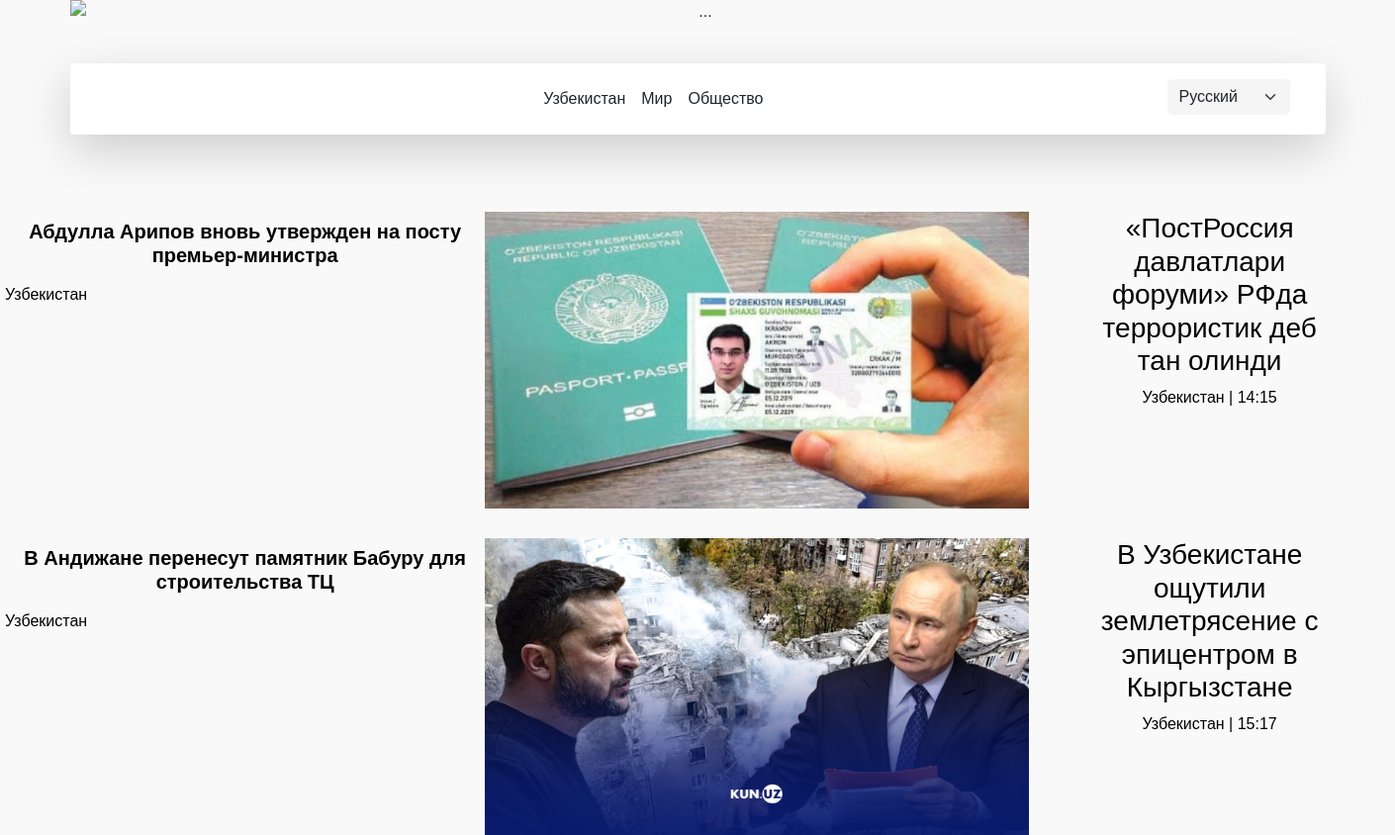
The page / on the database its author committed.
### pages/models.py (models this page shows, shortened)
class Post(models.Model):
    title = models.CharField(max_length=200)
    img = models.ImageField(blank=True)
    text = models.TextField( )
    title2=models.CharField(max_length=200)
    text2 = models.TextField()

### pages/views.py (the view)
# urls.py: path('',HomeListViev.as_view(),name='home'),
class HomeListViev(ListView):
    model=Post
    template_name='home.html'

### templates/home.html (shortened to what this page needs)
{% extends 'base.html' %} {% block content %}
{%for post in object_list%}
<center>
<div   class="grandfather">
<div class="father">
  <div  class="mot">
    <h3  > <a class="hover-text d-flex align-items-start p-2 "  style="text-decoration: none;color: black;" href="{% url 'post_detail' post.pk %}">{{post.title}}</a></h3>
    <p> <a style="text-decoration: none;color: black;" href="{% url 'post_detail' post.pk %}">{{post.text}}</a></p>
  </div>
  <a href="{% url 'post_detail' post.pk %}"><img  class="rasm"  src="{{post.img.url}}" alt="" /></a>
  <div   class="sistes">
    <h3 > <a style="text-decoration: none;color: black;" href="{% url 'post2_detail' post.pk %}">{{post.title2}}</a></h3>
    <p> <a style="text-decoration: none;color: black;" href="{% url 'post2_detail' post.pk %}">{{post.text2}}</a></p>
  </div>
</div>
</div>
</center>
{%endfor%}
 {% endblock content %}

### static/CSS/index.css (style rules this page uses)
.hover-text { font-size: 20px; font-weight: bold; color: black; transition: color 0.3s ease-in-out; }

### templates/home.html (style rules this page uses)
body { font-family: Arial, sans-serif; margin: 0; padding: 0; background-color: #f9f9f9; }
.grandfather { width: 1400px; height: auto; display: flex; justify-content: space-between; }
.father { width: 1350px; height: auto; display: flex; justify-content: space-around; }
.mot { width:550px ; height: auto; display: flex; flex-direction: column; align-items: start; margin-top: 30px; }
.rasm { width: 550px; height: 300px; margin-top: 30px; }
.sistes { margin-left: 50px; width: 300px; height: auto; display: flex; flex-direction: column; margin-top: 30px; }

### rows shown on the page
Post: title "Абдулла Арипов вновь утвержден на посту премьер-министра", text "Узбекистан", img (picture), title2 "«ПостРоссия давлатлари форуми» РФда террористик деб тан олинди", text2 "Узбекистан | 14:15"
Post: title "В Андижане перенесут памятник Бабуру для строительства ТЦ", text "Узбекистан", img (picture), title2 "В Узбекистане ощутили землетрясение с эпицентром в Кыргызстане", text2 "Узбекистан | 15:17"
